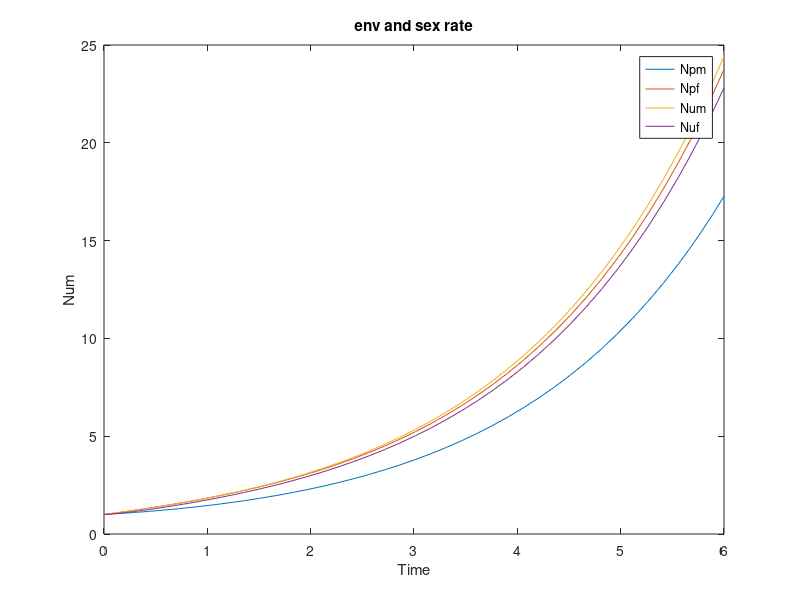

Write MATLAB code to recreate this figure.
clear;close;clc

ap = 1;
au = 1;
mp = 0.3;
mu = 0.7;
b = 0.5;
r = 10;

ode_system = @(t, y) [
    ap * mp * min(y(1), y(2)) + b * (y(3) - y(1));
    ap * (1 - mp) * min(y(1), y(2)) + b / r * (y(4) - y(2));
    au * mu * min(y(3), y(4)) + b * (y(1) - y(3));
    au * (1 - mu) * min(y(3), y(4)) + b * r * (y(2) - y(4))
];


tspan = [0 6]; % 从0到6年

y0 = [1; 1; 1; 1]; % 初值

% ode45
[t, y] = ode45(ode_system, tspan, y0);

figure;
plot(t, y);
xlabel('Time');
ylabel('Num');
legend('Npm', 'Npf', 'Num', 'Nuf');
title('env and sex rate');
